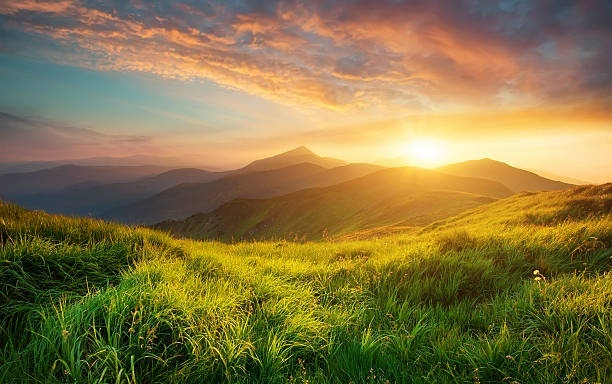
#> input picture Week1/img.jpg, 612 x 384 px, found by its file name
$ python q3.py
#> lines starting #> are read from the running program, lines starting #| are printed output that depends on the picture
import cv2 as cv

img = cv.imread('Week1/img.jpg')
#> img is the input picture: shape (384, 612, 3); mean B, G, R 69, 117.5, 134.5

resized_img = cv.resize(img, (500, 500), interpolation=cv.INTER_AREA)
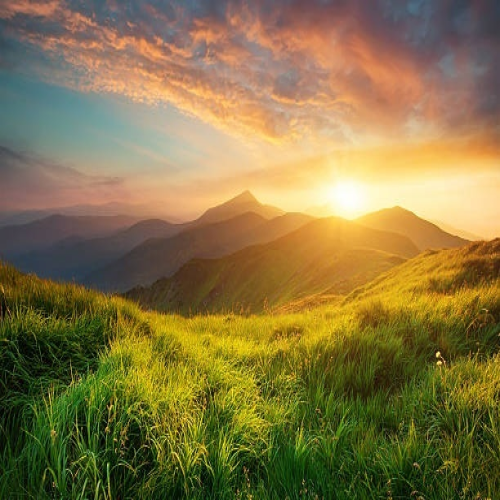
#> resized_img: shape (500, 500, 3); mean B, G, R 68.9, 117.4, 134.4
cropped_img = img[100:200, 100:200]
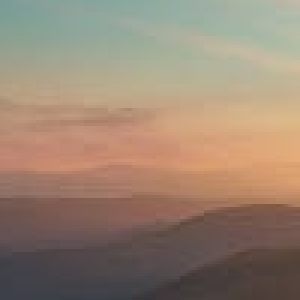
#> cropped_img: shape (100, 100, 3) (shown 3 times larger); mean B, G, R 114.1, 132.2, 152.5
cv.imshow('resized_image', resized_img)
cv.imshow('cropped_image', cropped_img)

cv.waitKey(0)

cv.destroyAllWindows()
